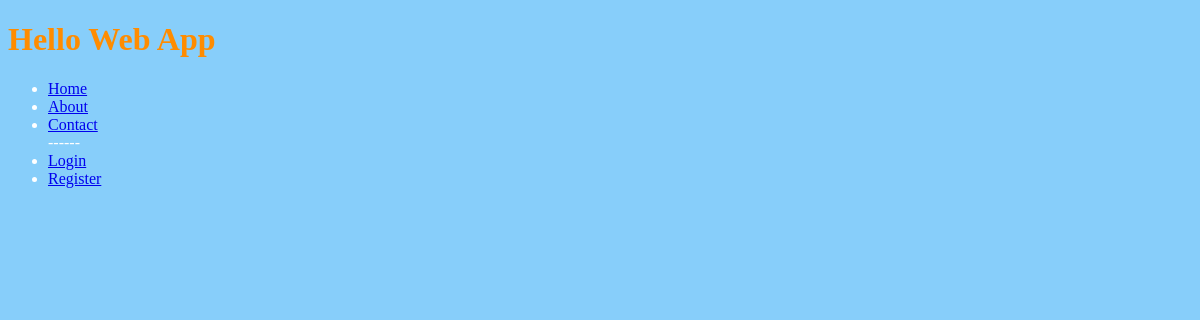
/, run on an earlier commit of the app's database.
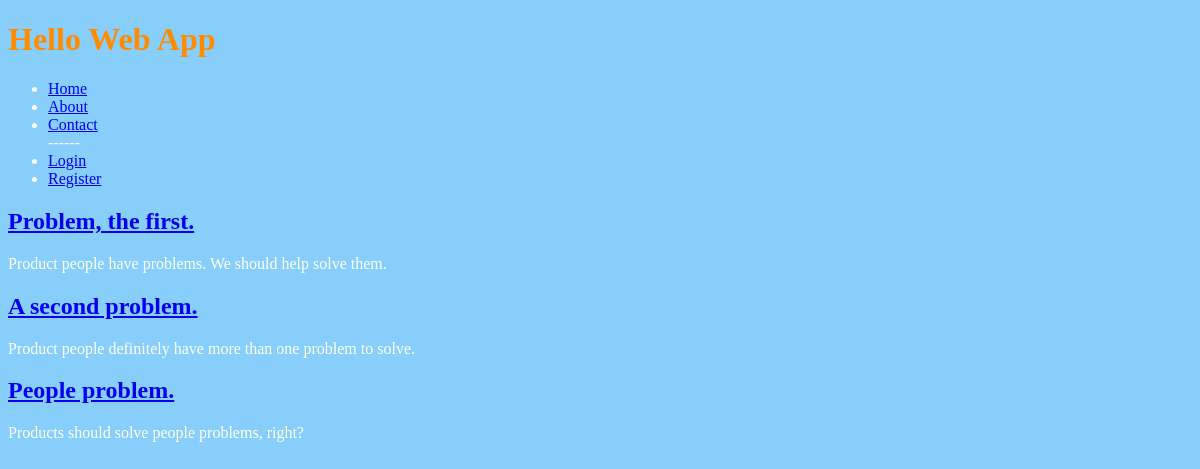
And on a later commit of the database.
### collection/models.py (models this page shows)
class Problem(models.Model):
	name = models.CharField(max_length=255)
	description = models.TextField()
	slug = models.SlugField(unique=True)
	user = models.OneToOneField(User, blank=True, null=True)

### collection/views.py (the view)
# urls.py: url(r'^$', views.index, name='home'),
def index(request):
	problems = Problem.objects.all()
	return render(request, 'index.html', {
		'problems': problems,
		})

### collection/templates/index.html (shortened to what this page needs)
{% extends 'base.html' %}
{% block content %}
		{% for problem in problems %}
		<h2>
		<a href="{% url 'problem_detail' slug=problem.slug %}">
			{{ problem.name }}
		</a>
		</h2>
		<p>{{ problem.description }}</p>
		{% endfor %}
{% endblock content %}

### collection/templates/base.html (shortened to what this page needs)
{% load staticfiles %}
<!doctype html>
<html>
	<head>
		<link rel="stylesheet" href="{%static 'css/style.css' %}" />
	</head>
	<body>
		<header>
			<h1>Hello Web App</h1>
			<nav>
				<ul>
				<li><a href="{% url 'home' %}">Home</a></li>
				<li><a href="{% url 'about' %}">About</a></li>
				<li><a href="{% url 'contact' %}">Contact</a></li>
				------<br />
				{% if user.is_authenticated %}
				<li>
					<a href="{% url 'password_change' %}">Change Password</a>
				</li>
				<li>
					<a href="{% url 'auth_logout' %}">Logout</a>
				</li>
				{% else %}
				<li>
					<a href="{% url 'auth_login' %}">Login</a>
				</li>
				<li>
					<a href="{% url 'registration_register' %}">Register</a>
				</li>
				{% endif %}
				</ul>
			</nav>
		</header>
		{% block content %}{% endblock content %}
	</body>
</html>

### collection/static/css/style.css (style rules this page uses)
body { background-color: lightskyblue; color: white; }
h1 { color: darkorange; }

What changed in the data, as far as the page shows it:
added Problem: name "Problem, the first.", description "Product people have problems. We should help solve them."
added Problem: name "A second problem.", description "Product people definitely have more than one problem to solve."
added Problem: name "People problem.", description "Products should solve people problems, right?"
